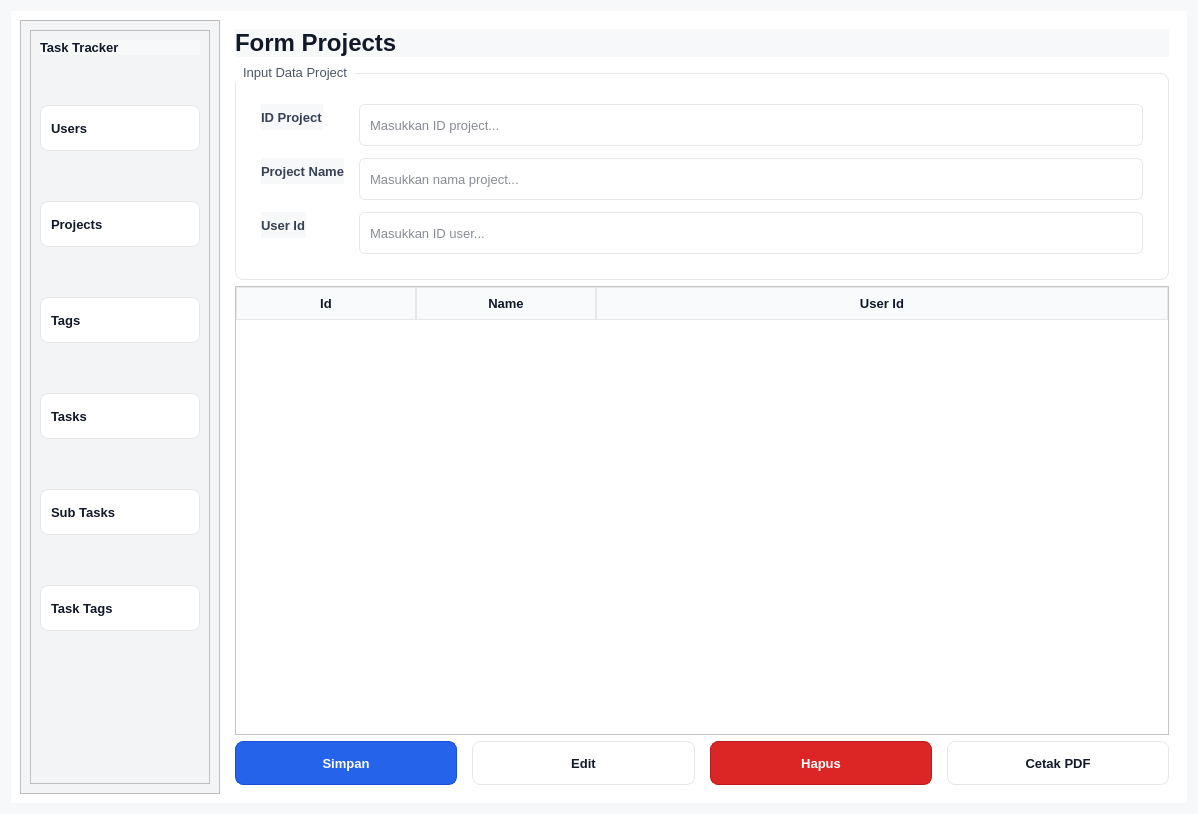
<?xml version="1.0" encoding="UTF-8"?>
<ui version="4.0">
 <class>Form</class>
 <widget class="QWidget" name="Form">
  <property name="geometry">
   <rect>
    <x>0</x>
    <y>0</y>
    <width>1198</width>
    <height>814</height>
   </rect>
  </property>
  <property name="windowTitle">
   <string>Form Projects</string>
  </property>
  <property name="styleSheet">
   <string notr="true">
* {
  font-family: &quot;Segoe UI&quot;;
  font-size: 10pt;
  color: #111827;
}
QWidget {
  background: #F7F8FA;
}
QFrame#frame_2, QFrame#frame_4 {
  background: #F3F4F6;
}
QFrame#frame_2 {
  border-right: 1px solid #E5E7EB;
}
QFrame#frame, QFrame#frame_3 {
  background: #FFFFFF;
  border: none;
}
QLabel#label {
  font-size: 18pt;
  font-weight: 700;
  color: #111827;
}
QLabel#label_id, QLabel#label_name, QLabel#label_userId {
  font-weight: 600;
  color: #374151;
}
QPushButton {
  background-color: #FFFFFF;
  border: 1px solid #E5E7EB;
  border-radius: 8px;
  padding: 6px 12px;
  color: #111827;
  font-weight: 600;
  min-height: 30px;
  qproperty-cursor: pointingHandCursor;
}
QPushButton:hover {
  background-color: #F3F4F6;
}
QPushButton:pressed {
  background-color: #E5E7EB;
}
QPushButton:disabled {
  color: #9CA3AF;
  background-color: #F3F4F6;
  border-color: #E5E7EB;
}
QFrame#frame_4 QPushButton {
  text-align: left;
  padding: 6px 10px;
  min-height: 32px;
}
QFrame#frame_4 QPushButton:hover {
  background: #F3F4F6;
}
QFrame#frame_4 QPushButton:pressed {
  background: #E5F0FF;
  border-color: #2563EB;
  color: #1D4ED8;
}
QPushButton#pushButton_7 {
  background-color: #2563EB;
  color: #FFFFFF;
  border: 1px solid #1D4ED8;
}
QPushButton#pushButton_7:hover { background-color: #1D4ED8; }
QPushButton#pushButton_7:pressed { background-color: #1E40AF; }
QPushButton#pushButton_8 {}
QPushButton#pushButton_9 {
  background-color: #DC2626;
  color: #FFFFFF;
  border: 1px solid #B91C1C;
}
QPushButton#pushButton_9:hover { background-color: #B91C1C; }
QPushButton#pushButton_9:pressed { background-color: #991B1B;
}
QLineEdit, QPlainTextEdit, QTextEdit, QComboBox, QSpinBox, QDoubleSpinBox, QDateEdit, QTimeEdit, QDateTimeEdit {
  background: #FFFFFF;
  border: 1px solid #E5E7EB;
  border-radius: 6px;
  padding: 6px 8px;
  min-height: 28px;
}
QLineEdit:focus, QPlainTextEdit:focus, QTextEdit:focus, QComboBox:focus,
QSpinBox:focus, QDoubleSpinBox:focus, QDateEdit:focus, QTimeEdit:focus, QDateTimeEdit:focus {
  border-color: #2563EB;
}
QLineEdit:disabled, QComboBox:disabled {
  background-color: #F3F4F6;
  color: #9CA3AF;
}
QTableView, QTableWidget {
  background: #FFFFFF;
  gridline-color: #E5E7EB;
  selection-background-color: #E5F0FF;
  selection-color: #111827;
  alternate-background-color: #F9FAFB;
}
QHeaderView::section {
  background: #F9FAFB;
  color: #111827;
  padding: 6px 8px;
  border: 1px solid #E5E7EB;
  font-weight: 600;
}
QTableCornerButton::section {
  background: #F9FAFB;
  border: 1px solid #E5E7EB;
}
QTableView::item {
  padding: 4px 8px;
}
QGroupBox {
  border: 1px solid #E5E7EB;
  border-radius: 8px;
  margin-top: 10px;
  background: #FFFFFF;
  padding: 15px;
}
QGroupBox::title {
  subcontrol-origin: margin;
  subcontrol-position: top left;
  padding: 2px 6px;
  color: #4B5563;
  font-weight: 600;
}
QScrollBar:vertical {
  background: transparent;
  width: 12px;
  margin: 0px;
}
QScrollBar::handle:vertical {
  background: #CBD5E1;
  border-radius: 6px;
  min-height: 24px;
}
QScrollBar::handle:vertical:hover { background: #94A3B8; }
QScrollBar::add-line:vertical, QScrollBar::sub-line:vertical { height: 0; }
QScrollBar:horizontal {
  background: transparent;
  height: 12px;
  margin: 0px;
}
QScrollBar::handle:horizontal {
  background: #CBD5E1;
  border-radius: 6px;
  min-width: 24px;
}
QScrollBar::handle:horizontal:hover { background: #94A3B8; }
QScrollBar::add-line:horizontal, QScrollBar::sub-line:horizontal { width: 0;
}
</string>
  </property>
  <layout class="QVBoxLayout" name="verticalLayout">
   <item>
    <widget class="QFrame" name="frame">
     <property name="styleSheet">
      <string notr="true"/>
     </property>
     <property name="frameShape">
      <enum>QFrame::StyledPanel</enum>
     </property>
     <property name="frameShadow">
      <enum>QFrame::Raised</enum>
     </property>
     <layout class="QHBoxLayout" name="horizontalLayout">
      <item>
       <widget class="QFrame" name="frame_2">
        <property name="minimumSize">
         <size>
          <width>200</width>
          <height>0</height>
         </size>
        </property>
        <property name="styleSheet">
         <string notr="true"/>
        </property>
        <property name="frameShape">
         <enum>QFrame::StyledPanel</enum>
        </property>
        <property name="frameShadow">
         <enum>QFrame::Raised</enum>
        </property>
        <layout class="QVBoxLayout" name="verticalLayout_2">
         <item>
          <widget class="QFrame" name="frame_4">
           <property name="styleSheet">
            <string notr="true"/>
           </property>
           <property name="frameShape">
            <enum>QFrame::StyledPanel</enum>
           </property>
           <property name="frameShadow">
            <enum>QFrame::Raised</enum>
           </property>
           <layout class="QVBoxLayout" name="verticalLayout_3">
            <property name="spacing">
             <number>50</number>
            </property>
            <item>
             <widget class="QLabel" name="label_2">
              <property name="font">
               <font>
                <family>Segoe UI</family>
                <pointsize>10</pointsize>
                <weight>75</weight>
                <bold>true</bold>
               </font>
              </property>
              <property name="text">
               <string>Task Tracker</string>
              </property>
             </widget>
            </item>
            <item>
             <widget class="QPushButton" name="pushButton">
              <property name="font">
               <font>
                <family>Segoe UI</family>
                <pointsize>10</pointsize>
                <weight>75</weight>
                <bold>true</bold>
               </font>
              </property>
              <property name="cursor">
               <cursorShape>PointingHandCursor</cursorShape>
              </property>
              <property name="styleSheet">
               <string notr="true"/>
              </property>
              <property name="text">
               <string>Users</string>
              </property>
             </widget>
            </item>
            <item>
             <widget class="QPushButton" name="pushButton_4">
              <property name="font">
               <font>
                <family>Segoe UI</family>
                <pointsize>10</pointsize>
                <weight>75</weight>
                <bold>true</bold>
               </font>
              </property>
              <property name="cursor">
               <cursorShape>PointingHandCursor</cursorShape>
              </property>
              <property name="text">
               <string>Projects</string>
              </property>
             </widget>
            </item>
            <item>
             <widget class="QPushButton" name="pushButton_5">
              <property name="font">
               <font>
                <family>Segoe UI</family>
                <pointsize>10</pointsize>
                <weight>75</weight>
                <bold>true</bold>
               </font>
              </property>
              <property name="cursor">
               <cursorShape>PointingHandCursor</cursorShape>
              </property>
              <property name="text">
               <string>Tags</string>
              </property>
             </widget>
            </item>
            <item>
             <widget class="QPushButton" name="pushButton_2">
              <property name="font">
               <font>
                <family>Segoe UI</family>
                <pointsize>10</pointsize>
                <weight>75</weight>
                <bold>true</bold>
               </font>
              </property>
              <property name="cursor">
               <cursorShape>PointingHandCursor</cursorShape>
              </property>
              <property name="styleSheet">
               <string notr="true"/>
              </property>
              <property name="text">
               <string>Tasks</string>
              </property>
             </widget>
            </item>
            <item>
             <widget class="QPushButton" name="pushButton_6">
              <property name="font">
               <font>
                <family>Segoe UI</family>
                <pointsize>10</pointsize>
                <weight>75</weight>
                <bold>true</bold>
               </font>
              </property>
              <property name="cursor">
               <cursorShape>PointingHandCursor</cursorShape>
              </property>
              <property name="text">
               <string>Sub Tasks</string>
              </property>
             </widget>
            </item>
            <item>
             <widget class="QPushButton" name="pushButton_3">
              <property name="font">
               <font>
                <family>Segoe UI</family>
                <pointsize>10</pointsize>
                <weight>75</weight>
                <bold>true</bold>
               </font>
              </property>
              <property name="cursor">
               <cursorShape>PointingHandCursor</cursorShape>
              </property>
              <property name="styleSheet">
               <string notr="true"/>
              </property>
              <property name="text">
               <string>Task Tags</string>
              </property>
             </widget>
            </item>
            <item>
             <spacer name="verticalSpacer">
              <property name="orientation">
               <enum>Qt::Vertical</enum>
              </property>
              <property name="sizeHint" stdset="0">
               <size>
                <width>20</width>
                <height>40</height>
               </size>
              </property>
             </spacer>
            </item>
           </layout>
          </widget>
         </item>
        </layout>
       </widget>
      </item>
      <item>
       <widget class="QFrame" name="frame_3">
        <property name="minimumSize">
         <size>
          <width>800</width>
          <height>0</height>
         </size>
        </property>
        <property name="styleSheet">
         <string notr="true"/>
        </property>
        <property name="frameShape">
         <enum>QFrame::StyledPanel</enum>
        </property>
        <property name="frameShadow">
         <enum>QFrame::Raised</enum>
        </property>
        <layout class="QVBoxLayout" name="verticalLayout_4">
         <item>
          <widget class="QLabel" name="label">
           <property name="font">
            <font>
             <family>Segoe UI</family>
             <pointsize>18</pointsize>
             <weight>87</weight>
             <bold>true</bold>
            </font>
           </property>
           <property name="styleSheet">
            <string notr="true"/>
           </property>
           <property name="text">
            <string>Form Projects</string>
           </property>
          </widget>
         </item>
         <item>
          <widget class="QGroupBox" name="groupBoxInput">
           <property name="title">
            <string>Input Data Project</string>
           </property>
           <layout class="QFormLayout" name="formLayout">
            <property name="horizontalSpacing">
             <number>15</number>
            </property>
            <property name="verticalSpacing">
             <number>12</number>
            </property>
            <property name="leftMargin">
             <number>10</number>
            </property>
            <property name="topMargin">
             <number>15</number>
            </property>
            <property name="rightMargin">
             <number>10</number>
            </property>
            <property name="bottomMargin">
             <number>10</number>
            </property>
            <item row="0" column="0">
             <widget class="QLabel" name="label_id">
              <property name="font">
               <font>
                <family>Segoe UI</family>
                <pointsize>10</pointsize>
                <weight>75</weight>
                <bold>true</bold>
               </font>
              </property>
              <property name="text">
               <string>ID Project</string>
              </property>
             </widget>
            </item>
            <item row="0" column="1">
             <widget class="QLineEdit" name="lineEdit_id">
              <property name="font">
               <font>
                <family>Segoe UI</family>
                <pointsize>10</pointsize>
               </font>
              </property>
              <property name="placeholderText">
               <string>Masukkan ID project...</string>
              </property>
             </widget>
            </item>
            <item row="1" column="0">
             <widget class="QLabel" name="label_name">
              <property name="font">
               <font>
                <family>Segoe UI</family>
                <pointsize>10</pointsize>
                <weight>75</weight>
                <bold>true</bold>
               </font>
              </property>
              <property name="text">
               <string>Project Name</string>
              </property>
             </widget>
            </item>
            <item row="1" column="1">
             <widget class="QLineEdit" name="lineEdit_name">
              <property name="font">
               <font>
                <family>Segoe UI</family>
                <pointsize>10</pointsize>
               </font>
              </property>
              <property name="placeholderText">
               <string>Masukkan nama project...</string>
              </property>
             </widget>
            </item>
            <item row="2" column="0">
             <widget class="QLabel" name="label_userId">
              <property name="font">
               <font>
                <family>Segoe UI</family>
                <pointsize>10</pointsize>
                <weight>75</weight>
                <bold>true</bold>
               </font>
              </property>
              <property name="text">
               <string>User Id</string>
              </property>
             </widget>
            </item>
            <item row="2" column="1">
             <widget class="QLineEdit" name="lineEdit_userId">
              <property name="font">
               <font>
                <family>Segoe UI</family>
                <pointsize>10</pointsize>
               </font>
              </property>
              <property name="placeholderText">
               <string>Masukkan ID user...</string>
              </property>
             </widget>
            </item>
           </layout>
          </widget>
         </item>
         <item>
          <widget class="QTableWidget" name="tableWidget">
           <property name="font">
            <font>
             <family>Segoe UI</family>
             <pointsize>10</pointsize>
            </font>
           </property>
           <property name="cursor" stdset="0">
            <cursorShape>PointingHandCursor</cursorShape>
           </property>
           <property name="styleSheet">
            <string notr="true"/>
           </property>
           <property name="frameShadow">
            <enum>QFrame::Plain</enum>
           </property>
           <property name="horizontalScrollMode">
            <enum>QAbstractItemView::ScrollPerItem</enum>
           </property>
           <property name="wordWrap">
            <bool>false</bool>
           </property>
           <attribute name="horizontalHeaderVisible">
            <bool>true</bool>
           </attribute>
           <attribute name="horizontalHeaderCascadingSectionResizes">
            <bool>true</bool>
           </attribute>
           <attribute name="horizontalHeaderMinimumSectionSize">
            <number>120</number>
           </attribute>
           <attribute name="horizontalHeaderDefaultSectionSize">
            <number>180</number>
           </attribute>
           <attribute name="horizontalHeaderHighlightSections">
            <bool>true</bool>
           </attribute>
           <attribute name="horizontalHeaderShowSortIndicator" stdset="0">
            <bool>false</bool>
           </attribute>
           <attribute name="horizontalHeaderStretchLastSection">
            <bool>true</bool>
           </attribute>
           <attribute name="verticalHeaderCascadingSectionResizes">
            <bool>false</bool>
           </attribute>
           <attribute name="verticalHeaderHighlightSections">
            <bool>true</bool>
           </attribute>
           <attribute name="verticalHeaderStretchLastSection">
            <bool>false</bool>
           </attribute>
           <column>
            <property name="text">
             <string>Id</string>
            </property>
            <property name="textAlignment">
             <set>AlignCenter</set>
            </property>
           </column>
           <column>
            <property name="text">
             <string>Name</string>
            </property>
            <property name="textAlignment">
             <set>AlignCenter</set>
            </property>
           </column>
           <column>
            <property name="text">
             <string>User Id</string>
            </property>
            <property name="textAlignment">
             <set>AlignCenter</set>
            </property>
           </column>
          </widget>
         </item>
         <item>
          <layout class="QHBoxLayout" name="horizontalLayout_2">
           <property name="spacing">
            <number>15</number>
           </property>
           <item>
            <widget class="QPushButton" name="pushButton_7">
             <property name="font">
              <font>
               <family>Segoe UI</family>
               <pointsize>10</pointsize>
               <weight>75</weight>
               <bold>true</bold>
              </font>
             </property>
             <property name="cursor">
              <cursorShape>PointingHandCursor</cursorShape>
             </property>
             <property name="text">
              <string>Simpan</string>
             </property>
            </widget>
           </item>
           <item>
            <widget class="QPushButton" name="pushButton_8">
             <property name="font">
              <font>
               <family>Segoe UI</family>
               <pointsize>10</pointsize>
               <weight>75</weight>
               <bold>true</bold>
              </font>
             </property>
             <property name="cursor">
              <cursorShape>PointingHandCursor</cursorShape>
             </property>
             <property name="text">
              <string>Edit</string>
             </property>
            </widget>
           </item>
           <item>
            <widget class="QPushButton" name="pushButton_9">
             <property name="font">
              <font>
               <family>Segoe UI</family>
               <pointsize>10</pointsize>
               <weight>75</weight>
               <bold>true</bold>
              </font>
             </property>
             <property name="cursor">
              <cursorShape>PointingHandCursor</cursorShape>
             </property>
             <property name="text">
              <string>Hapus</string>
             </property>
            </widget>
           </item>
           <item>
            <widget class="QPushButton" name="pushButton_cetak">
             <property name="font">
              <font>
               <family>Segoe UI</family>
               <pointsize>10</pointsize>
               <weight>75</weight>
               <bold>true</bold>
              </font>
             </property>
             <property name="cursor">
              <cursorShape>PointingHandCursor</cursorShape>
             </property>
             <property name="text">
              <string>Cetak PDF</string>
             </property>
            </widget>
           </item>
          </layout>
         </item>
        </layout>
       </widget>
      </item>
     </layout>
    </widget>
   </item>
  </layout>
 </widget>
 <resources/>
 <connections/>
</ui>
